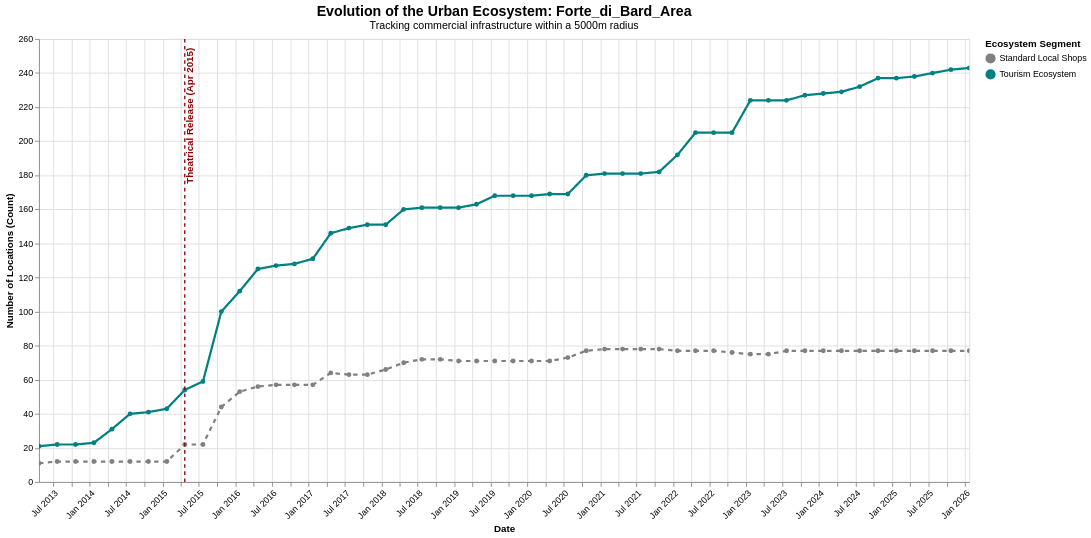

Write a Vega-Lite specification for this figure.
### Vega-Lite specification from a JSON file in a GitHub repository (floating-point values rounded to 4 significant figures)
{"config": {"view": {"continuousWidth": 300, "continuousHeight": 300}}, "layer": [{"data": {"name": "data-42d6800316f87df484e52164f7719c26"}, "mark": {"type": "line", "point": true, "strokeWidth": 2.5}, "encoding": {"color": {"field": "Category", "legend": {"orient": "right", "title": "Ecosystem Segment"}, "scale": {"domain": ["Standard Local Shops", "Tourism Ecosystem"], "range": ["gray", "teal"]}, "type": "nominal"}, "strokeDash": {"field": "Category", "legend": null, "scale": {"domain": ["Standard Local Shops", "Tourism Ecosystem"], "range": [[5, 5], [1, 0]]}, "type": "nominal"}, "tooltip": [{"field": "timestamp", "format": "%b %Y", "title": "Date", "type": "temporal"}, {"field": "Category", "title": "Segment", "type": "nominal"}, {"field": "value", "title": "Active Locations", "type": "quantitative"}], "x": {"axis": {"format": "%b %Y", "labelAngle": -45}, "field": "timestamp", "title": "Date", "type": "temporal"}, "y": {"field": "value", "title": "Number of Locations (Count)", "type": "quantitative"}}, "name": "view_defbbd49ca27ae47_0"}, {"data": {"name": "data-8885bbcc83f007aaea30233e880135bc"}, "mark": {"type": "rule", "size": 1.5, "strokeDash": [4, 4]}, "encoding": {"color": {"field": "Color", "scale": null, "type": "nominal"}, "x": {"field": "Date", "type": "temporal"}}}, {"data": {"name": "data-8885bbcc83f007aaea30233e880135bc"}, "mark": {"type": "text", "align": "right", "angle": 270, "baseline": "top", "dx": 5, "fontSize": 11, "fontWeight": "bold"}, "encoding": {"color": {"field": "Color", "scale": null, "type": "nominal"}, "text": {"field": "Event", "type": "nominal"}, "x": {"field": "Date", "type": "temporal"}, "y": {"value": 15}}}], "height": 500, "params": [{"name": "param_1e9efca18e7a2868", "select": {"type": "interval", "encodings": ["x", "y"]}, "bind": "scales", "views": ["view_defbbd49ca27ae47_0"]}], "title": {"text": "Evolution of the Urban Ecosystem: Forte_di_Bard_Area", "fontSize": 16, "subtitle": "Tracking commercial infrastructure within a 5000m radius", "subtitleFontSize": 12}, "width": 1050, "$schema": "https://vega.github.io/schema/vega-lite/v6.4.1.json", "datasets": {"data-42d6800316f87df484e52164f7719c26": [{"timestamp": "2013-04-22T00:00:00", "is_tourist_related": false, "value": 11.0, "Category": "Standard Local Shops"}, {"timestamp": "2013-04-22T00:00:00", "is_tourist_related": true, "value": 21.0, "Category": "Tourism Ecosystem"}, {"timestamp": "2013-07-22T00:00:00", "is_tourist_related": false, "value": 12.0, "Category": "Standard Local Shops"}, {"timestamp": "2013-07-22T00:00:00", "is_tourist_related": true, "value": 22.0, "Category": "Tourism Ecosystem"}, {"timestamp": "2013-10-22T00:00:00", "is_tourist_related": false, "value": 12.0, "Category": "Standard Local Shops"}, {"timestamp": "2013-10-22T00:00:00", "is_tourist_related": true, "value": 22.0, "Category": "Tourism Ecosystem"}, {"timestamp": "2014-01-22T00:00:00", "is_tourist_related": false, "value": 12.0, "Category": "Standard Local Shops"}, {"timestamp": "2014-01-22T00:00:00", "is_tourist_related": true, "value": 23.0, "Category": "Tourism Ecosystem"}, {"timestamp": "2014-04-22T00:00:00", "is_tourist_related": false, "value": 12.0, "Category": "Standard Local Shops"}, {"timestamp": "2014-04-22T00:00:00", "is_tourist_related": true, "value": 31.0, "Category": "Tourism Ecosystem"}, {"timestamp": "2014-07-22T00:00:00", "is_tourist_related": false, "value": 12.0, "Category": "Standard Local Shops"}, {"timestamp": "2014-07-22T00:00:00", "is_tourist_related": true, "value": 40.0, "Category": "Tourism Ecosystem"}, {"timestamp": "2014-10-22T00:00:00", "is_tourist_related": false, "value": 12.0, "Category": "Standard Local Shops"}, {"timestamp": "2014-10-22T00:00:00", "is_tourist_related": true, "value": 41.0, "Category": "Tourism Ecosystem"}, {"timestamp": "2015-01-22T00:00:00", "is_tourist_related": false, "value": 12.0, "Category": "Standard Local Shops"}, {"timestamp": "2015-01-22T00:00:00", "is_tourist_related": true, "value": 43.0, "Category": "Tourism Ecosystem"}, {"timestamp": "2015-04-22T00:00:00", "is_tourist_related": false, "value": 22.0, "Category": "Standard Local Shops"}, {"timestamp": "2015-04-22T00:00:00", "is_tourist_related": true, "value": 54.0, "Category": "Tourism Ecosystem"}, {"timestamp": "2015-07-22T00:00:00", "is_tourist_related": false, "value": 22.0, "Category": "Standard Local Shops"}, {"timestamp": "2015-07-22T00:00:00", "is_tourist_related": true, "value": 59.0, "Category": "Tourism Ecosystem"}, {"timestamp": "2015-10-22T00:00:00", "is_tourist_related": false, "value": 44.0, "Category": "Standard Local Shops"}, {"timestamp": "2015-10-22T00:00:00", "is_tourist_related": true, "value": 100.0, "Category": "Tourism Ecosystem"}, {"timestamp": "2016-01-22T00:00:00", "is_tourist_related": false, "value": 53.0, "Category": "Standard Local Shops"}, {"timestamp": "2016-01-22T00:00:00", "is_tourist_related": true, "value": 112.0, "Category": "Tourism Ecosystem"}, {"timestamp": "2016-04-22T00:00:00", "is_tourist_related": false, "value": 56.0, "Category": "Standard Local Shops"}, {"timestamp": "2016-04-22T00:00:00", "is_tourist_related": true, "value": 125.0, "Category": "Tourism Ecosystem"}, {"timestamp": "2016-07-22T00:00:00", "is_tourist_related": false, "value": 57.0, "Category": "Standard Local Shops"}, {"timestamp": "2016-07-22T00:00:00", "is_tourist_related": true, "value": 127.0, "Category": "Tourism Ecosystem"}, {"timestamp": "2016-10-22T00:00:00", "is_tourist_related": false, "value": 57.0, "Category": "Standard Local Shops"}, {"timestamp": "2016-10-22T00:00:00", "is_tourist_related": true, "value": 128.0, "Category": "Tourism Ecosystem"}, {"timestamp": "2017-01-22T00:00:00", "is_tourist_related": false, "value": 57.0, "Category": "Standard Local Shops"}, {"timestamp": "2017-01-22T00:00:00", "is_tourist_related": true, "value": 131.0, "Category": "Tourism Ecosystem"}, {"timestamp": "2017-04-22T00:00:00", "is_tourist_related": false, "value": 64.0, "Category": "Standard Local Shops"}, {"timestamp": "2017-04-22T00:00:00", "is_tourist_related": true, "value": 146.0, "Category": "Tourism Ecosystem"}, {"timestamp": "2017-07-22T00:00:00", "is_tourist_related": false, "value": 63.0, "Category": "Standard Local Shops"}, {"timestamp": "2017-07-22T00:00:00", "is_tourist_related": true, "value": 149.0, "Category": "Tourism Ecosystem"}, {"timestamp": "2017-10-22T00:00:00", "is_tourist_related": false, "value": 63.0, "Category": "Standard Local Shops"}, {"timestamp": "2017-10-22T00:00:00", "is_tourist_related": true, "value": 151.0, "Category": "Tourism Ecosystem"}, {"timestamp": "2018-01-22T00:00:00", "is_tourist_related": false, "value": 66.0, "Category": "Standard Local Shops"}, {"timestamp": "2018-01-22T00:00:00", "is_tourist_related": true, "value": 151.0, "Category": "Tourism Ecosystem"}, {"timestamp": "2018-04-22T00:00:00", "is_tourist_related": false, "value": 70.0, "Category": "Standard Local Shops"}, {"timestamp": "2018-04-22T00:00:00", "is_tourist_related": true, "value": 160.0, "Category": "Tourism Ecosystem"}, {"timestamp": "2018-07-22T00:00:00", "is_tourist_related": false, "value": 72.0, "Category": "Standard Local Shops"}, {"timestamp": "2018-07-22T00:00:00", "is_tourist_related": true, "value": 161.0, "Category": "Tourism Ecosystem"}, {"timestamp": "2018-10-22T00:00:00", "is_tourist_related": false, "value": 72.0, "Category": "Standard Local Shops"}, {"timestamp": "2018-10-22T00:00:00", "is_tourist_related": true, "value": 161.0, "Category": "Tourism Ecosystem"}, {"timestamp": "2019-01-22T00:00:00", "is_tourist_related": false, "value": 71.0, "Category": "Standard Local Shops"}, {"timestamp": "2019-01-22T00:00:00", "is_tourist_related": true, "value": 161.0, "Category": "Tourism Ecosystem"}, {"timestamp": "2019-04-22T00:00:00", "is_tourist_related": false, "value": 71.0, "Category": "Standard Local Shops"}, {"timestamp": "2019-04-22T00:00:00", "is_tourist_related": true, "value": 163.0, "Category": "Tourism Ecosystem"}, {"timestamp": "2019-07-22T00:00:00", "is_tourist_related": false, "value": 71.0, "Category": "Standard Local Shops"}, {"timestamp": "2019-07-22T00:00:00", "is_tourist_related": true, "value": 168.0, "Category": "Tourism Ecosystem"}, {"timestamp": "2019-10-22T00:00:00", "is_tourist_related": false, "value": 71.0, "Category": "Standard Local Shops"}, {"timestamp": "2019-10-22T00:00:00", "is_tourist_related": true, "value": 168.0, "Category": "Tourism Ecosystem"}, {"timestamp": "2020-01-22T00:00:00", "is_tourist_related": false, "value": 71.0, "Category": "Standard Local Shops"}, {"timestamp": "2020-01-22T00:00:00", "is_tourist_related": true, "value": 168.0, "Category": "Tourism Ecosystem"}, {"timestamp": "2020-04-22T00:00:00", "is_tourist_related": false, "value": 71.0, "Category": "Standard Local Shops"}, {"timestamp": "2020-04-22T00:00:00", "is_tourist_related": true, "value": 169.0, "Category": "Tourism Ecosystem"}, {"timestamp": "2020-07-22T00:00:00", "is_tourist_related": false, "value": 73.0, "Category": "Standard Local Shops"}, {"timestamp": "2020-07-22T00:00:00", "is_tourist_related": true, "value": 169.0, "Category": "Tourism Ecosystem"}, {"timestamp": "2020-10-22T00:00:00", "is_tourist_related": false, "value": 77.0, "Category": "Standard Local Shops"}, {"timestamp": "2020-10-22T00:00:00", "is_tourist_related": true, "value": 180.0, "Category": "Tourism Ecosystem"}, {"timestamp": "2021-01-22T00:00:00", "is_tourist_related": false, "value": 78.0, "Category": "Standard Local Shops"}, {"timestamp": "2021-01-22T00:00:00", "is_tourist_related": true, "value": 181.0, "Category": "Tourism Ecosystem"}, {"timestamp": "2021-04-22T00:00:00", "is_tourist_related": false, "value": 78.0, "Category": "Standard Local Shops"}, {"timestamp": "2021-04-22T00:00:00", "is_tourist_related": true, "value": 181.0, "Category": "Tourism Ecosystem"}, {"timestamp": "2021-07-22T00:00:00", "is_tourist_related": false, "value": 78.0, "Category": "Standard Local Shops"}, {"timestamp": "2021-07-22T00:00:00", "is_tourist_related": true, "value": 181.0, "Category": "Tourism Ecosystem"}, {"timestamp": "2021-10-22T00:00:00", "is_tourist_related": false, "value": 78.0, "Category": "Standard Local Shops"}, {"timestamp": "2021-10-22T00:00:00", "is_tourist_related": true, "value": 182.0, "Category": "Tourism Ecosystem"}, {"timestamp": "2022-01-22T00:00:00", "is_tourist_related": false, "value": 77.0, "Category": "Standard Local Shops"}, {"timestamp": "2022-01-22T00:00:00", "is_tourist_related": true, "value": 192.0, "Category": "Tourism Ecosystem"}, {"timestamp": "2022-04-22T00:00:00", "is_tourist_related": false, "value": 77.0, "Category": "Standard Local Shops"}, {"timestamp": "2022-04-22T00:00:00", "is_tourist_related": true, "value": 205.0, "Category": "Tourism Ecosystem"}, {"timestamp": "2022-07-22T00:00:00", "is_tourist_related": false, "value": 77.0, "Category": "Standard Local Shops"}, {"timestamp": "2022-07-22T00:00:00", "is_tourist_related": true, "value": 205.0, "Category": "Tourism Ecosystem"}, {"timestamp": "2022-10-22T00:00:00", "is_tourist_related": false, "value": 76.0, "Category": "Standard Local Shops"}, {"timestamp": "2022-10-22T00:00:00", "is_tourist_related": true, "value": 205.0, "Category": "Tourism Ecosystem"}, {"timestamp": "2023-01-22T00:00:00", "is_tourist_related": false, "value": 75.0, "Category": "Standard Local Shops"}, {"timestamp": "2023-01-22T00:00:00", "is_tourist_related": true, "value": 224.0, "Category": "Tourism Ecosystem"}, {"timestamp": "2023-04-22T00:00:00", "is_tourist_related": false, "value": 75.0, "Category": "Standard Local Shops"}, {"timestamp": "2023-04-22T00:00:00", "is_tourist_related": true, "value": 224.0, "Category": "Tourism Ecosystem"}, {"timestamp": "2023-07-22T00:00:00", "is_tourist_related": false, "value": 77.0, "Category": "Standard Local Shops"}, {"timestamp": "2023-07-22T00:00:00", "is_tourist_related": true, "value": 224.0, "Category": "Tourism Ecosystem"}, {"timestamp": "2023-10-22T00:00:00", "is_tourist_related": false, "value": 77.0, "Category": "Standard Local Shops"}, {"timestamp": "2023-10-22T00:00:00", "is_tourist_related": true, "value": 227.0, "Category": "Tourism Ecosystem"}, {"timestamp": "2024-01-22T00:00:00", "is_tourist_related": false, "value": 77.0, "Category": "Standard Local Shops"}, {"timestamp": "2024-01-22T00:00:00", "is_tourist_related": true, "value": 228.0, "Category": "Tourism Ecosystem"}, {"timestamp": "2024-04-22T00:00:00", "is_tourist_related": false, "value": 77.0, "Category": "Standard Local Shops"}, {"timestamp": "2024-04-22T00:00:00", "is_tourist_related": true, "value": 229.0, "Category": "Tourism Ecosystem"}, {"timestamp": "2024-07-22T00:00:00", "is_tourist_related": false, "value": 77.0, "Category": "Standard Local Shops"}, {"timestamp": "2024-07-22T00:00:00", "is_tourist_related": true, "value": 232.0, "Category": "Tourism Ecosystem"}, {"timestamp": "2024-10-22T00:00:00", "is_tourist_related": false, "value": 77.0, "Category": "Standard Local Shops"}, {"timestamp": "2024-10-22T00:00:00", "is_tourist_related": true, "value": 237.0, "Category": "Tourism Ecosystem"}, {"timestamp": "2025-01-22T00:00:00", "is_tourist_related": false, "value": 77.0, "Category": "Standard Local Shops"}, {"timestamp": "2025-01-22T00:00:00", "is_tourist_related": true, "value": 237.0, "Category": "Tourism Ecosystem"}, {"timestamp": "2025-04-22T00:00:00", "is_tourist_related": false, "value": 77.0, "Category": "Standard Local Shops"}, {"timestamp": "2025-04-22T00:00:00", "is_tourist_related": true, "value": 238.0, "Category": "Tourism Ecosystem"}, {"timestamp": "2025-07-22T00:00:00", "is_tourist_related": false, "value": 77.0, "Category": "Standard Local Shops"}, {"timestamp": "2025-07-22T00:00:00", "is_tourist_related": true, "value": 240.0, "Category": "Tourism Ecosystem"}, {"timestamp": "2025-10-22T00:00:00", "is_tourist_related": false, "value": 77.0, "Category": "Standard Local Shops"}, {"timestamp": "2025-10-22T00:00:00", "is_tourist_related": true, "value": 242.0, "Category": "Tourism Ecosystem"}, {"timestamp": "2026-01-22T00:00:00", "is_tourist_related": false, "value": 77.0, "Category": "Standard Local Shops"}, {"timestamp": "2026-01-22T00:00:00", "is_tourist_related": true, "value": 243.0, "Category": "Tourism Ecosystem"}], "data-8885bbcc83f007aaea30233e880135bc": [{"Date": "2015-04-22T00:00:00", "Event": "Theatrical Release (Apr 2015)", "Color": "#8B0000"}]}}
